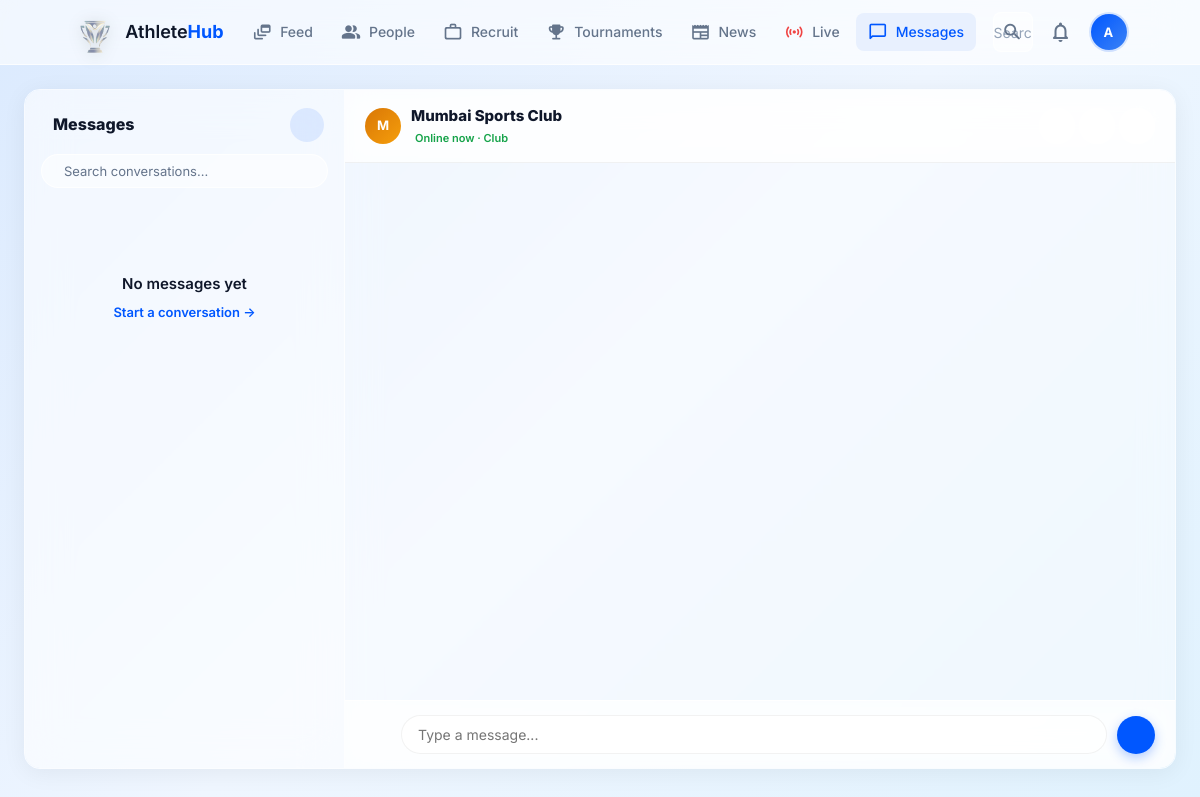
/AthleteHub V1.3/pages/messages.php?to=7 (signed in), run on the app's committed database.
### tables this page shows
CREATE TABLE IF NOT EXISTS `users` (
  `id`              INT UNSIGNED AUTO_INCREMENT PRIMARY KEY,
  `name`            VARCHAR(100) NOT NULL,
  `email`           VARCHAR(150) NOT NULL UNIQUE,
  `password_hash`   VARCHAR(255) NOT NULL,
  `role`            ENUM('athlete','coach','recruiter','club','admin') NOT NULL DEFAULT 'athlete',
  `sport`           VARCHAR(80) DEFAULT NULL,
  `location`        VARCHAR(120) DEFAULT NULL,
  `bio`             TEXT DEFAULT NULL,
  `profile_pic`     VARCHAR(255) DEFAULT NULL,
  `is_verified`     TINYINT(1) NOT NULL DEFAULT 0,
  `followers_count` INT UNSIGNED NOT NULL DEFAULT 0,
  `following_count` INT UNSIGNED NOT NULL DEFAULT 0,
  `created_at`      TIMESTAMP NOT NULL DEFAULT CURRENT_TIMESTAMP
);

### AthleteHub V1.3/pages/messages.php (the view, shortened to what this page needs)
<?php
require_once '../config/db.php';
function getRoleGradient($role) {
    if ($role === 'athlete') return 'linear-gradient(135deg, #0057FF, #00C2FF)';
    if ($role === 'coach') return 'linear-gradient(135deg, #0891B2, #06B6D4)';
    if ($role === 'recruiter') return 'linear-gradient(135deg, #7C3AED, #6D28D9)';
    if ($role === 'club') return 'linear-gradient(135deg, #D97706, #F59E0B)';
    return 'linear-gradient(135deg, #334155, #475569)';
}
$activeUserId = isset($_GET['to']) && is_numeric($_GET['to']) ? (int)$_GET['to'] : null;
$searchQuery  = trim($_GET['q'] ?? '');
$conversations = [];
$activeUser = null;
if ($activeUserId) {
    $auStmt = $pdo->prepare("SELECT id, name, role, profile_pic FROM users WHERE id=?");
    $auStmt->execute([$activeUserId]);
    $activeUser = $auStmt->fetch(PDO::FETCH_ASSOC);
}
require_once '../includes/header.php';
?>
<main class="msg-wrap <?= $activeUserId ? 'has-active' : 'no-active' ?>">
    <div class="msg-layout">
        <div class="inbox">
            <div class="inbox-header">
                <div class="inbox-title">
                    Messages
                </div>
                <button type="button" class="new-msg-btn" id="btnNewMsg" title="New message">
                </button>
            </div>
            <form class="search-box" method="GET" action="messages.php">
                <input type="text" name="q" placeholder="Search conversations..." value="<?= htmlspecialchars($searchQuery) ?>">
            </form>
            <div class="conv-list">
                <?php if (empty($conversations)): ?>
                    <div class="conv-empty">
                        <p style="margin:12px 0 4px; font-weight:600; color:var(--text-dark)">No messages yet</p>
                        <a href="javascript:void(0)" onclick="document.getElementById('btnNewMsg').click();" style="color:var(--primary); font-size:13px; font-weight:600; text-decoration:none;">Start a conversation →</a>
                    </div>
                <?php endif; ?>
            </div>
        </div>
        <div class="chat">
            <?php if (!$activeUserId): ?>
                <div class="chat-empty">
                    <iconify-icon icon="solar:chat-round-bold-duotone" style="font-size:48px; opacity:0.3; margin-bottom:12px;"></iconify-icon>
                    <p style="font-size:14px; color:var(--text-muted); margin-bottom:8px;">Select a conversation to start chatting</p>
                    <p style="font-size:12px; color:var(--text-muted); margin-bottom:16px;">or</p>
                    <button class="btn btn-primary btn-sm" onclick="document.getElementById('btnNewMsg').click();">+ New Message</button>
                </div>
            <?php else:
            ?>
                <div class="chat-header">
                    <div class="chat-header-left">
                        <div class="conv-av-small">
                            <?php if ($activeUser['profile_pic']): ?>
                                <img src="<?= htmlspecialchars($activeUser['profile_pic']) ?>" alt="">
                            <?php else: ?>
                                <div class="conv-av-initials" style="background: <?= getRoleGradient($activeUser['role']) ?>">
                                    <?= strtoupper(substr($activeUser['name'], 0, 1)) ?>
                                </div>
                            <?php endif; ?>
                        </div>
                        <div class="chat-status-col">
                            <span class="chat-name"><?= htmlspecialchars($activeUser['name']) ?></span>
                            <span class="chat-status"><iconify-icon icon="solar:circle-bold" style="font-size:10px"></iconify-icon> Online now · <?= ucfirst($activeUser['role']) ?></span>
                        </div>
                    </div>
                    <div class="chat-actions">
                        <a href="profile.php?id=<?= $activeUser['id'] ?>" class="icon-btn" title="View Profile">
                        </a>
                        <button class="icon-btn search-chat-btn" title="Search in chat">
                        </button>
                        <div class="dropdown-wrap">
                            <button class="icon-btn" title="More options">
                            </button>
                        </div>
                    </div>
                </div>
                <div class="chat-messages" id="chatBox">
                </div>
                <div class="chat-input-bar">
                    <button type="button" class="attach-btn" id="btnAttach" title="Attach file">
                    </button>
                    <button type="button" class="attach-btn" id="btnEmojiToggle" title="Emojis">
                    </button>
                    <input type="text" id="messageInput" class="msg-input" placeholder="Type a message..." autocomplete="off">
                    <button type="button" class="send-btn" id="btnSend">
                    </button>
                </div>
            <?php endif; ?>
        </div>
    </div>
</main>
<?php require_once '../includes/footer.php'; ?>

### AthleteHub V1.3/assets/css/main.css (style rules this page uses)
:root { --primary: #0057FF; --primary-hover: #0046CC; --primary-light: #E8F0FE; --accent: #FF4B2B; --accent-hover: #E04326; --bg: #F0F4FF; --bg-gradient: linear-gradient(135deg, #dbeafe, #eff6ff, #e0f2fe); --card-bg: rgba(255, 255, 255, 0.55); --text-dark: #0F172A; --text-body: #334155; --text-muted: #64748B; --text-light: #94A3B8; --border: rgba(255, 255, 255, 0.75); --border-subtle: rgba(0, 0, 0, 0.06); --surface-hover: rgba(0, 87, 255, 0.06); --success: #16A34A; --success-light: #DCFCE7; --warning: #D97706; --warning-light: #FEF3C7; --danger: #DC2626; --danger-light: #FEE2E2; --info: #0284C7; --info-light: #E0F2FE; --radius: 16px; --radius-sm: 8px; --radius-xs: 4px; --radius-pill: 20px; --radius-full: 9999px; --shadow-sm: 0 1px 3px rgba(0, 0, 0, 0.04); --shadow-md: 0 4px 12px rgba(0, 0, 0, 0.06); --shadow-lg: 0 10px 32px rgba(0, 0, 0, 0.08); --ease-out: cubic-bezier(0.22, 1, 0.36, 1); --transition: 0.25s var(--ease-out); --space-1: 4px; --space-2: 8px; --space-3: 12px; --space-4: 16px; --space-5: 20px; --space-6: 24px; --space-7: 28px; --space-8: 32px; --space-10: 40px; --space-12: 48px; --space-16: 64px; }
*, *::before, *::after { margin: 0; padding: 0; box-sizing: border-box; }
html { scroll-behavior: smooth; -webkit-text-size-adjust: 100%; }
body { font-family: 'Inter', system-ui, -apple-system, BlinkMacSystemFont, 'Segoe UI', Roboto, sans-serif; font-size: 15px; line-height: 1.6; color: var(--text-body); background: var(--bg); background-image: var(--bg-gradient); background-attachment: fixed; min-height: 100vh; -webkit-font-smoothing: antialiased; -moz-osx-font-smoothing: grayscale; }
a { color: var(--primary); text-decoration: none; transition: color var(--transition); }
button { font-family: inherit; cursor: pointer; border: none; background: none; }
input, textarea, select { font-family: inherit; font-size: inherit; }

### AthleteHub V1.3/includes/header.php (style rules this page uses)
*, *::before, *::after { box-sizing: border-box; }
a, button, .nav-link, .glass-input { transition: all 0.3s ease; }

### AthleteHub V1.3/pages/messages.php (style rules this page uses)
body, html { overflow: hidden !important; }
.msg-layout { height: calc(100vh - 120px) !important; max-height: none !important; }

### data on the page
users: name "M", name "Mumbai Sports Club", role "Club"

### other printed values
$initials "A"
